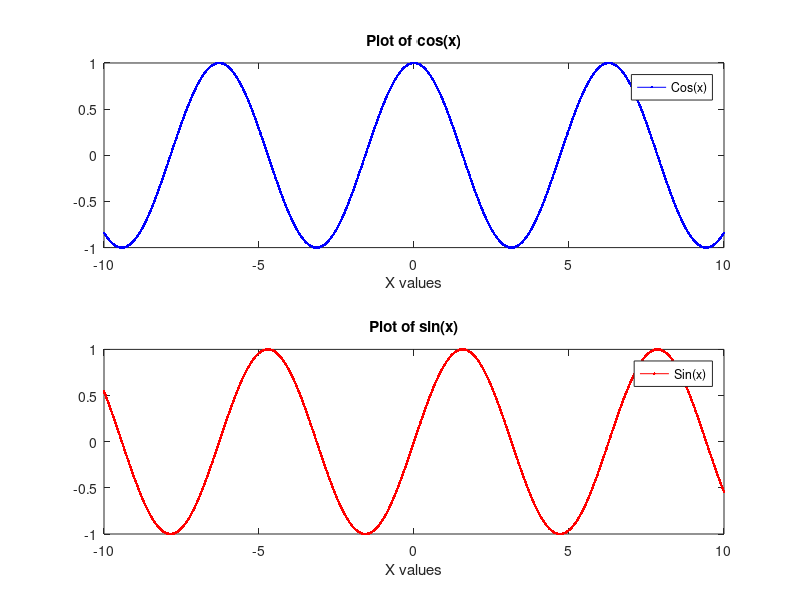

The MATLAB script that drew this image:
    % Basic plotting
% x= [-10 : 0.01 : 10];
% y = cos(x);
% plot (x,y,'.-')
% plot (x,y,'.-'),axis([0 10 -1 1])
% title ('Plot of cos(x)')
% xlabel ('X values')
% ylabel ('Cos(x)')
% legend ('Cos(x)')

    % multiple plotting
% x= [-10 : 0.01 : 10];
% y = cos(x);
% z = sin(x);
% plot (x,y,'b.-',x,z,'r.-')
% title ('Plot of cos(x) and sin(x)')
% xlabel ('X values')
% legend ('Cos(x)','Sin(x)')

    % multiple plotting with subplot
    % x is in radian
x= [-10 : 0.01 : 10];
y = cos(x); 
% subplot (1,2,1)
subplot (2,1,1)
plot (x,y,'b.-')
title ('Plot of cos(x)')
xlabel ('X values')
legend ('Cos(x)') 
z = sin(x);
%subplot (1,2,2)
 subplot (2,1,2)
plot (x,z,'r.-')
title ('Plot of sin(x)')
xlabel ('X values')
legend ('Sin(x)') 